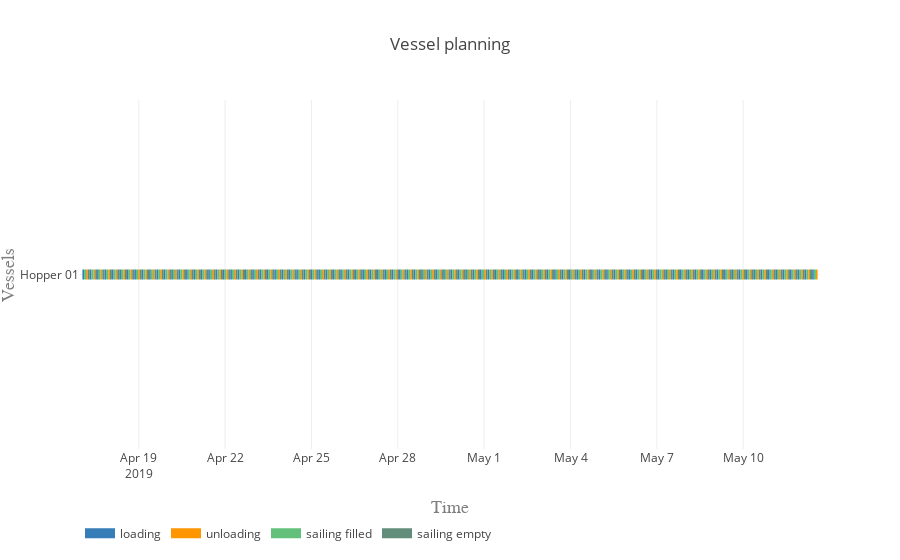

The notebook cell saved with this chart:
### Markdown cell above
#### Vessel planning

### Code cell
vessels = [hopper]

activities = ['loading', 'unloading', 'sailing filled', 'sailing empty']
colors = {0:'rgb(55,126,184)', 1:'rgb(255,150,0)', 2:'rgb(98, 192, 122)', 3:'rgb(98, 141, 122)'}

plot.vessel_planning(vessels, activities, colors)

### Figure 1 — Plotly figure (JSON) as saved in the notebook; plotly's stock layout.template omitted (floating-point values rounded to 4 significant figures; data arrays with more than 128 entries replaced by an {"elided": "..."} marker saying what was removed)
{"data": [{"connectgaps": false, "hoverinfo": "y+name", "line": {"color": "rgb(55,126,184)", "width": 10}, "mode": "lines", "name": "loading", "type": "scatter", "uid": "63853074-e77d-4d2f-b2d0-25a9e6197b8a", "x": {"elided": "500 str values"}, "y": {"elided": "500 str values"}}, {"connectgaps": false, "hoverinfo": "y+name", "line": {"color": "rgb(255,150,0)", "width": 10}, "mode": "lines", "name": "unloading", "type": "scatter", "uid": "9d602580-8829-4655-bd01-3499d8eec408", "x": {"elided": "500 str values"}, "y": {"elided": "500 str values"}}, {"connectgaps": false, "hoverinfo": "y+name", "line": {"color": "rgb(98, 192, 122)", "width": 10}, "mode": "lines", "name": "sailing filled", "type": "scatter", "uid": "845933bf-4760-47ec-a1f6-256c8a768a25", "x": {"elided": "500 str values"}, "y": {"elided": "500 str values"}}, {"connectgaps": false, "hoverinfo": "y+name", "line": {"color": "rgb(98, 141, 122)", "width": 10}, "mode": "lines", "name": "sailing empty", "type": "scatter", "uid": "a58f028c-0560-4320-971e-baed97081eb0", "x": {"elided": "495 str values"}, "y": {"elided": "495 str values"}}], "layout": {"hovermode": "closest", "legend": {"orientation": "h", "x": 0, "y": -0.2}, "title": "Vessel planning", "xaxis": {"range": ["2019-04-16 23:00:00", "2019-05-12 16:02:41.733079"], "title": "Time", "titlefont": {"color": "#7f7f7f", "family": "Courier New, monospace", "size": 18}}, "yaxis": {"title": "Vessels", "titlefont": {"color": "#7f7f7f", "family": "Courier New, monospace", "size": 18}}}}
